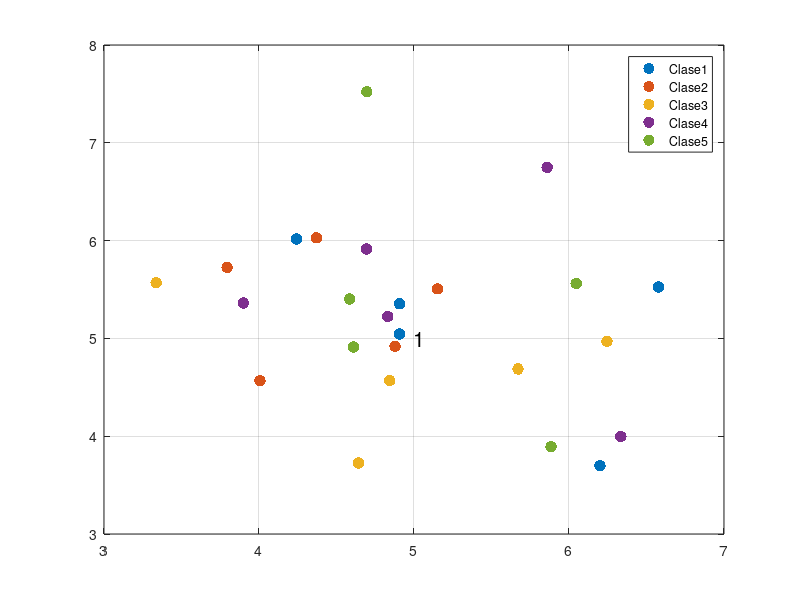

Recreate this plot in MATLAB.
close all
clear all
clc
warning off all

clases = input("No. de clases:");
rep = input("No. de representantes por clase:");

media = zeros(1, 2.*clases);

for i = 1:clases
	
	cenX = input("Centro X");
	cenY = input("Centro Y");
	
	cx = randn(1,rep)+cenX;
	cy = randn(1,rep)+cenY;
	
	media(i) = mean(cx);
	media(i+clases) = mean(cy);
	
	figure(1)
	plot(cx(1,:),cy(1,:),'.','MarkerSize',25,'DisplayName', strcat('Clase ',num2str(i)))
   
	grid on
	hold on
	legend show
	
end

dist = zeros(1, clases);
persona = 0;

bandera = 'S';
while bandera == 'S'
	persona = persona + 1;
	
	ux = input('Ingrese X de la nueva persona: ');
	uy = input('Ingrese Y de la nueva persona: ');
	
	%calculando distancias...
	for i = 1:clases
		dist(i) = sqrt((ux-media(i))^2 + (uy-media(i+clases))^2);
	end
	
	text(ux,uy,cellstr(num2str(persona)),'FontSize',15)
	
	%% toma de decisiones
	minimo=min(min(dist));
	valor=find(dist==minimo);

	if minimo <= 8
		fprintf("Pertenece a la facultad: %d\n",valor);
	else
		fprintf("Escuela muy lejos inscribete en una facultad\n");
	end

	prompt = "\nQuisiera ingresar otro? S/N: ";
	bandera = input(prompt,"s");

end
disp('fin de proceso...')